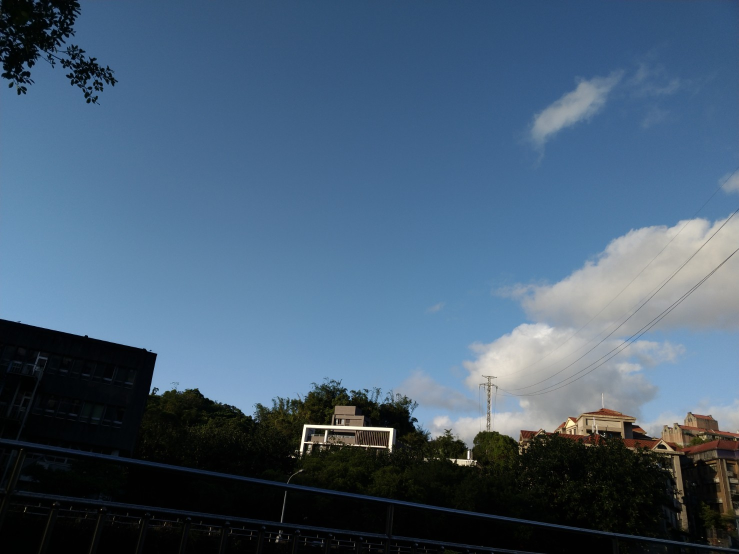
#> input picture hw3/hw3/resource/frame1.jpg, 1478 x 1108 px (shown at 1/2 size); its folder holds 3 pictures in this run
$ python part4.py   (older library calls are emulated)
#> lines starting #> are read from the running program, lines starting #| are printed output that depends on the picture
### hw3/hw3/src/utils.py
import numpy as np

# [34 lines of commented-out code are left out]

def solve_homography(u, v):
    """
    This function should return a 3-by-3 homography matrix,
    u, v are N-by-2 matrices, representing N corresponding points for v = T(u)
    :param u: N-by-2 source pixel location matrices
    :param v: N-by-2 destination pixel location matrices
    :return:
    """
    N = u.shape[0]
    H = np.ones(9)
    A = []

    if v.shape[0] is not N:
        print('u and v should have the same size')
        return None
    if N < 4:
        print('At least 4 points should be given')

    # TODO: 1.forming A
    for i in range(N):
        A.append([u[i][0], u[i][1], 1, 0, 0, 0, -u[i][0]*v[i][0], -u[i][1]*v[i][0], -v[i][0]])
        A.append([0, 0, 0, u[i][0], u[i][1], 1, -u[i][0]*v[i][1], -u[i][1]*v[i][1], -v[i][1]])

    A = np.array(A)
    _, _, v_t = np.linalg.svd(A)

    # TODO: 2.solve H with A
    h_mat = v_t[-1, :].reshape(3,3)
    return h_mat

def warping(src, dst, H, direction='b'):
    """
    Perform forward/backward warpping without for loops. i.e.
    for all pixels in src(xmin~xmax, ymin~ymax),  warp to destination
          (xmin=0,ymin=0)  source                       destination
                         |--------|              |------------------------|
                         |        |              |                        |
                         |        |     warp     |                        |
    forward warp         |        |  --------->  |                        |
                         |        |              |                        |
                         |--------|              |------------------------|
                                 (xmax=w,ymax=h)

    for all pixels in dst(xmin~xmax, ymin~ymax),  sample from source
                            source                       destination
                         |--------|              |------------------------|
                         |        |              | (xmin,ymin)            |
                         |        |     warp     |           |--|         |
    backward warp        |        |  <---------  |           |__|         |
                         |        |              |             (xmax,ymax)|
                         |--------|              |------------------------|

    :param src: source image
    :param dst: destination output image
    :param H:
    :param ymin: lower vertical bound of the destination(source, if forward warp) pixel coordinate
    :param ymax: upper vertical bound of the destination(source, if forward warp) pixel coordinate
    :param xmin: lower horizontal bound of the destination(source, if forward warp) pixel coordinate
    :param xmax: upper horizontal bound of the destination(source, if forward warp) pixel coordinate
    :param direction: indicates backward warping or forward warping
    :return: destination output image
    """

    h_src, w_src, ch = src.shape
    h_dst, w_dst, ch = dst.shape # (height, width) = (1275, 1920)
    H_inv = np.linalg.inv(H)

    # TODO: 1.meshgrid the (x,y) coordinate pairs


    # TODO: 2.reshape the destination pixels as N x 3 homogeneous coordinate


    warped = dst.copy()
    if direction == 'b':
        x = np.arange(0, w_dst, 1)
        y = np.arange(0, h_dst, 1)
        xx, yy = np.meshgrid(x, y)
        xx, yy = xx.flatten()[:, np.newaxis], yy.flatten()[:, np.newaxis]
        ones = np.ones((len(xx), 1))

        des_coor = np.concatenate((xx, yy, ones), axis=1).astype(np.int)
        # TODO: 3.apply H_inv to the destination pixels and retrieve (u,v) pixels, then reshape to (ymax-ymin),(xmax-xmin)
        Resource_pixel = H_inv.dot(des_coor.T).T # (N * 3)

        # TODO: 4.calculate the mask of the transformed coordinate (should not exceed the boundaries of source image)
        Resource_pixel[:, :2] = Resource_pixel[:, :2] / Resource_pixel[:, 2][:, np.newaxis]

        out_boundary = []

        if (Resource_pixel[:, 0] < 0).any():
            out_boundary += np.where(Resource_pixel[:, 0] < 0)[0].tolist()
        if (Resource_pixel[:, 1] < 0).any():
            out_boundary += np.where(Resource_pixel[:, 1] < 0)[0].tolist()
        if (Resource_pixel[:, 0] > w_src-1).any():
            out_boundary += np.where(Resource_pixel[:, 0] > (w_src -1))[0].tolist()
        if (Resource_pixel[:, 1] > h_src-1).any():
            out_boundary += np.where(Resource_pixel[:, 1] > (h_src - 1))[0].tolist()

        # TODO: 5.sample the source image with the masked and reshaped transformed coordinates
        if len(out_boundary):
            Resource_pixel = np.delete(Resource_pixel, out_boundary, 0)
            des_coor = np.delete(des_coor, out_boundary, 0)

        # TODO: 6. assign to destination image with proper masking
        tx = Resource_pixel[:, 0].astype(np.int)
        ty = Resource_pixel[:, 1].astype(np.int)
        dx = Resource_pixel[:, 0] - tx
        dy = Resource_pixel[:, 1] - ty

        # Bilinear interpolation
        ones = np.ones(len(dx)).astype(np.float)
        warped[des_coor[:, 1], des_coor[:, 0]] = ((((ones - dx) * (ones - dy))[:, np.newaxis] * src[ty, tx]) \
                                                             + ((dx * (ones - dy))[:, np.newaxis] * src[ty, tx+1]) \
                                                             + ((dx * dy)[:, np.newaxis] * src[ty+1, tx+1]) \
                                                             + (((ones - dx) * dy)[:, np.newaxis] * src[ty+1, tx]))


    elif direction == 'f':
        x = np.arange(0, w_src-1, 1)
        y = np.arange(0, h_src-1, 1)
        xx, yy = np.meshgrid(x, y)
        xx, yy = xx.flatten()[:, np.newaxis], yy.flatten()[:, np.newaxis]
        ones = np.ones((len(xx), 1))

        des_coor = np.concatenate((xx, yy, ones), axis=1).astype(np.int)
        # TODO: 3.apply H to the source pixels and retrieve (u,v) pixels, then reshape to (ymax-ymin),(xmax-xmin)
        Resource_pixel = H.dot(des_coor.T).T # (N * 3)

        # TODO: 4.calculate the mask of the transformed coordinate (should not exceed the boundaries of destination image)
        Resource_pixel[:, :2] = Resource_pixel[:, :2] / Resource_pixel[:, 2][:, np.newaxis]
        out_boundary = []

        if (Resource_pixel[:, 0] < 0).any():
            out_boundary += np.where(Resource_pixel[:, 0] < 0)[0].tolist()
        if (Resource_pixel[:, 1] < 0).any():
            out_boundary += np.where(Resource_pixel[:, 1] < 0)[0].tolist()
        if (Resource_pixel[:, 0] > w_dst-1).any():
            out_boundary += np.where(Resource_pixel[:, 0] > (w_dst -1))[0].tolist()
        if (Resource_pixel[:, 1] > h_dst-1).any():
            out_boundary += np.where(Resource_pixel[:, 0] > (h_dst - 1))[0].tolist()

        # TODO: 5.filter the valid coordinates using previous obtained mask
        if len(out_boundary):
            Resource_pixel = np.delete(Resource_pixel, out_boundary, 0)
            des_coor = np.delete(des_coor, out_boundary, 0)

        # TODO: 6. assign to destination image using advanced array indicing
        tx = Resource_pixel[:, 0].astype(np.int)
        ty = Resource_pixel[:, 1].astype(np.int)
        dx = Resource_pixel[:, 0] - tx
        dy = Resource_pixel[:, 1] - ty

        # warped[Resource_pixel[:, 1], Resource_pixel[:, 0]] = src[des_coor[:, 1], des_coor[:, 0]]

        ones = np.ones(len(dx)).astype(np.float)

        # Bilinear interpolation
        warped[ty, tx] = ((((ones - dx) * (ones - dy))[:, np.newaxis] * src[des_coor[:, 1], des_coor[:, 0]]) \
                                                             + ((dx * (ones - dy))[:, np.newaxis] * src[des_coor[:, 1], des_coor[:, 0]+1]) \
                                                             + ((dx * dy)[:, np.newaxis] * src[des_coor[:, 1]+1, des_coor[:, 0]+1]) \
                                                             + (((ones - dx) * dy)[:, np.newaxis] * src[des_coor[:, 1]+1, des_coor[:, 0]]))

    return warped

### hw3/hw3/src/part4.py
import numpy as np
import cv2
import random
from tqdm import tqdm
from utils import solve_homography, warping

random.seed(999)

def matches(img1, img2):
    orb = cv2.ORB_create(nfeatures=1000)
    kp_a, desc_a = orb.detectAndCompute(img1, None)
    kp_b, desc_b = orb.detectAndCompute(img2, None)

    bf = cv2.BFMatcher(cv2.NORM_HAMMING)
    matches = bf.knnMatch(desc_a, desc_b, k=2)

    good_matches = []
    for match_1, match_2 in matches:
        if match_1.distance < 0.8 * match_2.distance:
            good_matches.append(match_1)

    #filter good matching keypoints
    good_kp_a = []
    good_kp_b = []

    for match in good_matches:
        good_kp_a.append(kp_a[match.queryIdx].pt) # keypoint in image A
        good_kp_b.append(kp_b[match.trainIdx].pt) # matching keypoint in image B
    return np.array(good_kp_a).astype(np.int), np.array(good_kp_b).astype(np.int)

def transform_with_homography(H, points):
    ones = np.ones((points.shape[0], 1))
    points = np.concatenate((points, ones), axis=1)
    transformed_points = H.dot(points.T)
    transformed_points = transformed_points / (transformed_points[2,:][np.newaxis, :])
    transformed_points = transformed_points[0:2,:].T

    return transformed_points

def compute_outlier(H, points_a, points_b, threshold=3):
    outliers_count = 0

    points_img_b_transformed = transform_with_homography(H, points_b)

    x = points_a[:, 0]
    y = points_a[:, 1]
    x_hat = points_img_b_transformed[:, 0]
    y_hat = points_img_b_transformed[:, 1]
    distance = np.sqrt(np.power((x_hat - x), 2) + np.power((y_hat - y), 2)).reshape(-1)
    for dis in distance:
        if dis > threshold:
            outliers_count += 1
    return outliers_count

def ransac_for_homography(matches_1, matches_2):

    all_matches = matches_1.shape[0]
    # RANSAC parameters
    prob_success = 0.99
    sample_points_size = 5
    ratio_of_outlier = 0.5
    N = int(np.log(1.0 - prob_success)/np.log(1 - (1 - ratio_of_outlier)**sample_points_size))

    lowest_outlier = all_matches # Worst case: all the points are outliers
    best_H = None

    for i in range(N):
        rand_index = np.random.choice(all_matches, sample_points_size, replace=False)
        H = solve_homography(matches_2[rand_index], matches_1[rand_index])
        outliers_count = compute_outlier(H, matches_1, matches_2)
        if outliers_count < lowest_outlier:
            best_H = H
            lowest_outlier = outliers_count

    return best_H

def panorama(imgs):
    """
    Image stitching with estimated homograpy between consecutive
    :param imgs: list of images to be stitched
    :return: stitched panorama
    """
    h_max = max([x.shape[0] for x in imgs])
    w_max = sum([x.shape[1] for x in imgs])

    # create the final stitched canvas
    dst = np.zeros((h_max, w_max, imgs[0].shape[2]), dtype=np.uint8)
    dst[:imgs[0].shape[0], :imgs[0].shape[1]] = imgs[0]
    last_best_H = np.eye(3)
    out = None

    # for all images to be stitched:
    for idx in range(len(imgs) - 1):
        im1 = imgs[idx]
        im2 = imgs[idx + 1]

        # TODO: 1.feature detection & matching
        matches_1, matches_2 = matches(im1, im2)

        # TODO: 2. apply RANSAC to choose best H
        H = ransac_for_homography(matches_1, matches_2)

        # TODO: 3. chain the homographies
        last_best_H = last_best_H.dot(H)

        # TODO: 4. apply warping
        dst = warping(im2, dst, last_best_H, 'b')
    out = dst

    return out

if __name__ == "__main__":
    # ================== Part 4: Panorama ========================
    # TODO: change the number of frames to be stitched
    FRAME_NUM = 3
    imgs = [cv2.imread('../resource/frame{:d}.jpg'.format(x)) for x in range(1, FRAME_NUM + 1)]
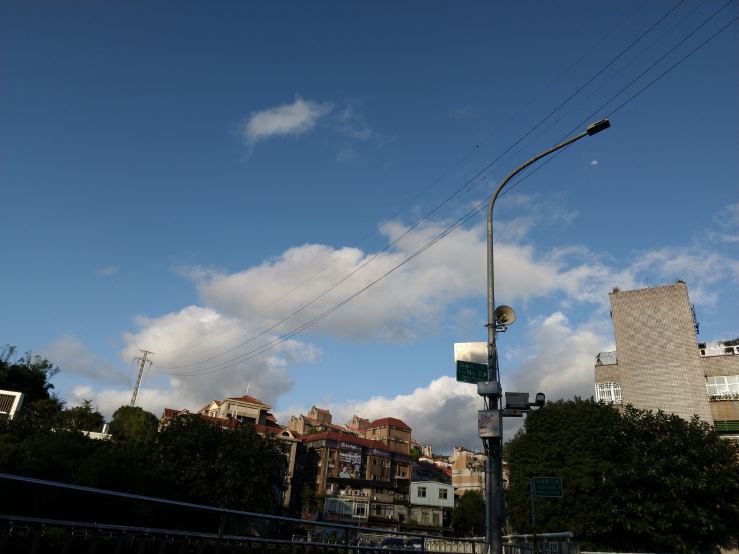
#> input picture hw3/hw3/resource/frame2.jpg, 1478 x 1108 px (shown at 1/2 size)
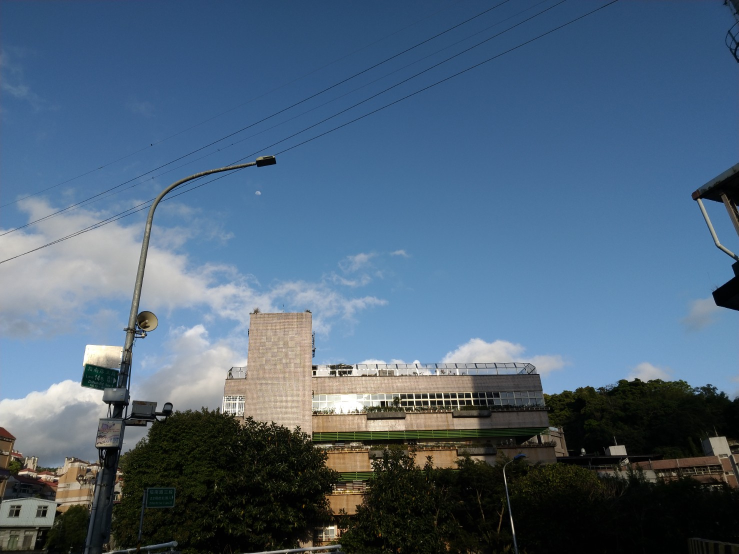
#> input picture hw3/hw3/resource/frame3.jpg, 1478 x 1108 px (shown at 1/2 size)
#> imgs = 3 items
    output4 = panorama(imgs)
#> in panorama, `h_max = max([x.shape[0] for x in imgs])`: h_max = 1108
#> in panorama, `w_max = sum([x.shape[1] for x in imgs])`: w_max = 4434
#> in panorama, `dst[:imgs[0].shape[0], :imgs[0].shape[1]] = imgs[0]`:
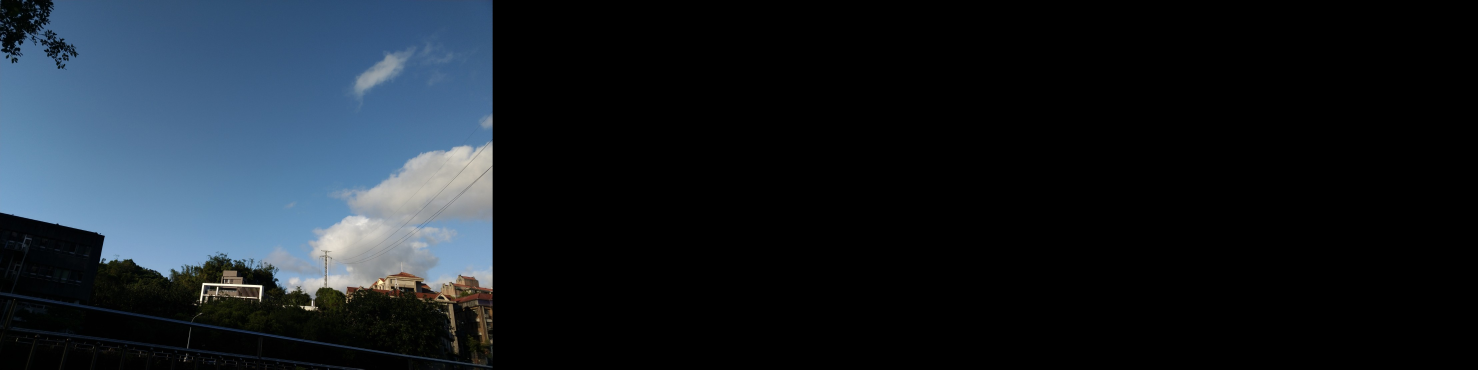
#> dst: shape (1108, 4434, 3) (shown at 1/3 size); mean of channels 0, 1, 2 38.4, 31, 23.4; drawn as B, G, R
#> the loop in panorama, `for idx in range(len(imgs) - 1):` made 2 passes
#> (all_matches in ransac_for_homography, prob_success in ransac_for_homography, sample_points_size in ransac_for_homography, ratio_of_outlier in ransac_for_homography, H) on pass 1: (213, 0.99, 5, 0.5, [1, 1, 1, 1, 1, 1, 1, 1, 1])
#> (all_matches in ransac_for_homography, prob_success in ransac_for_homography, sample_points_size in ransac_for_homography, ratio_of_outlier in ransac_for_homography, H) on pass 2: (180, 0.99, 5, 0.5, [1, 1, 1, 1, 1, 1, 1, 1, 1])
#> pass 1, in panorama, `dst = warping(im2, dst, last_best_H, 'b')`:
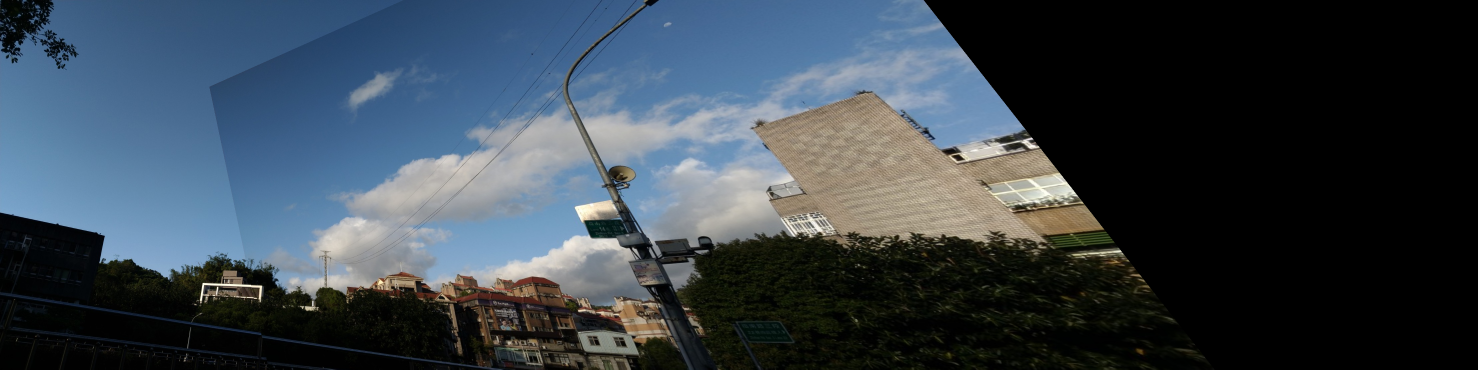
#> dst: shape (1108, 4434, 3) (shown at 1/3 size); mean of channels 0, 1, 2 77.3, 67.5, 56.6; drawn as B, G, R
#> pass 2, in panorama, `dst = warping(im2, dst, last_best_H, 'b')`:
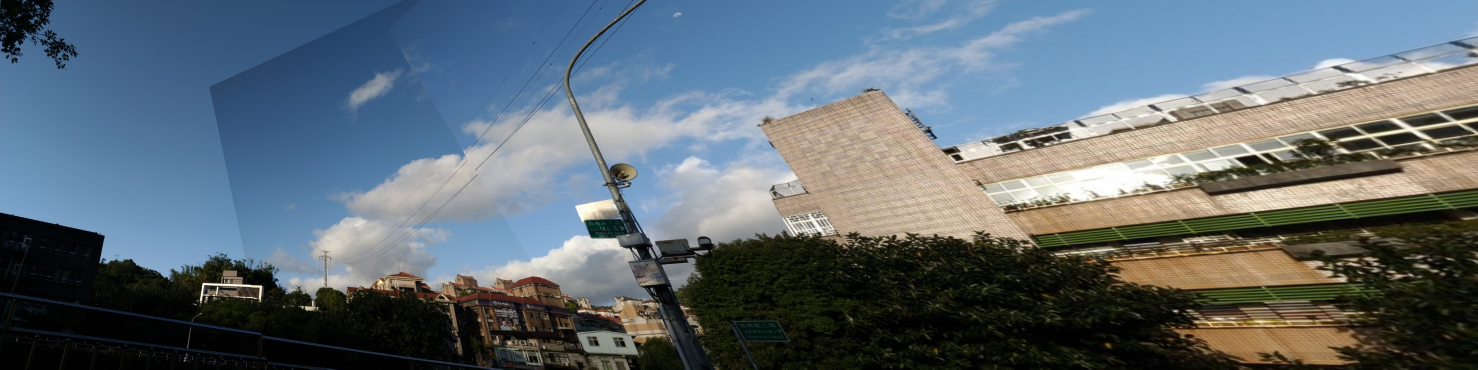
#> dst: shape (1108, 4434, 3) (shown at 1/3 size); mean of channels 0, 1, 2 115.5, 107.2, 95.2; drawn as B, G, R
#> in panorama, im1 is the input picture: shape (1108, 1478, 3); mean B, G, R 114.1, 94.6, 75.9
#> in panorama, im2 is the input picture: shape (1108, 1478, 3); mean B, G, R 121, 99.6, 77.7
    cv2.imwrite('output4.png', output4)
